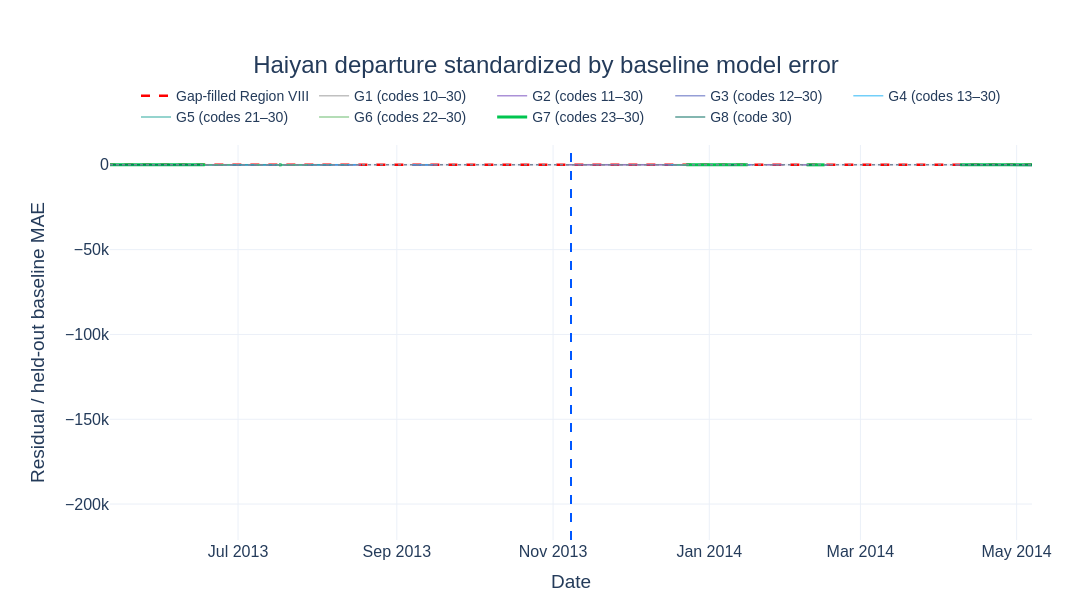

This figure's notebook cell:
### Code cell
# ============================================================
# 11.2 BASELINE-ERROR-STANDARDIZED RESIDUAL COMPARISON
# ============================================================

fig_residuals = go.Figure()

fig_residuals.add_trace(
    go.Scatter(
        x=gap_result.index,
        y=gap_result["standardized_residual"],
        mode="lines",
        name="Gap-filled Region VIII",
        line=dict(
            color=GAP_FILLED_COLOR,
            width=2.5,
            dash="dash",
        ),
        connectgaps=False,
    )
)

for (
    mask_label,
    result,
), color in zip(rq_results.items(), mask_colors):
    fig_residuals.add_trace(
        go.Scatter(
            x=result.index,
            y=result["standardized_residual"],
            mode="lines",
            name=mask_label,
            line=dict(
                color=color,
                width=(3.0 if mask_label == g7_label else 1.5),
            ),
            opacity=(1.0 if mask_label == g7_label else 0.65),
            connectgaps=False,
        )
    )

fig_residuals.add_hline(
    y=0,
    line=dict(
        color=TRAINING_LINE_COLOR,
        width=1.5,
        dash="dot",
    ),
)

fig_residuals.add_vline(
    x=EVENT_DATE.to_pydatetime(),
    line=dict(
        color=EVENT_LINE_COLOR,
        width=2,
        dash="dash",
    ),
)

fig_residuals.update_xaxes(
    range=[
        EVENT_DATE - pd.Timedelta(days=180),
        HAIYAN_METRIC_END,
    ],
    title_text="Date",
)

fig_residuals.update_yaxes(
    title_text="Residual / held-out baseline MAE",
)

fig_residuals.update_layout(
    template="plotly_white",
    paper_bgcolor="rgba(0,0,0,0)",
    plot_bgcolor="white",
    width=1200,
    height=610,
    title=dict(
        text="Haiyan departure standardized by baseline model error",
        x=0.5,
        xanchor="center",
        font=dict(size=24),
    ),
    legend=dict(
        orientation="h",
        yanchor="bottom",
        y=1.03,
        xanchor="center",
        x=0.5,
        font=dict(size=14),
    ),
    font=dict(
        family="Arial",
        size=16,
        color="#243B5A",
    ),
    margin=dict(l=110, r=60, t=145, b=70),
    hovermode="x unified",
)

fig_residuals.show()

### Figure 1 — Plotly figure (JSON) as saved in the notebook; plotly's stock layout.template omitted (floating-point values rounded to 4 significant figures; data arrays with more than 128 entries replaced by an {"elided": "..."} marker saying what was removed)
{"data": [{"connectgaps": false, "line": {"color": "#FF0000", "dash": "dash", "width": 2.5}, "mode": "lines", "name": "Gap-filled Region VIII", "type": "scatter", "x": {"elided": "1025 str values"}, "y": {"elided": "1025 float values"}}, {"connectgaps": false, "line": {"color": "#9E9E9E", "width": 1.5}, "mode": "lines", "name": "G1 (codes 10–30)", "opacity": 0.65, "type": "scatter", "x": {"elided": "1025 str values"}, "y": {"elided": "1025 float values"}}, {"connectgaps": false, "line": {"color": "#7E57C2", "width": 1.5}, "mode": "lines", "name": "G2 (codes 11–30)", "opacity": 0.65, "type": "scatter", "x": {"elided": "1025 str values"}, "y": {"elided": "1025 float values"}}, {"connectgaps": false, "line": {"color": "#5C6BC0", "width": 1.5}, "mode": "lines", "name": "G3 (codes 12–30)", "opacity": 0.65, "type": "scatter", "x": {"elided": "1025 str values"}, "y": {"elided": "1025 float values"}}, {"connectgaps": false, "line": {"color": "#29B6F6", "width": 1.5}, "mode": "lines", "name": "G4 (codes 13–30)", "opacity": 0.65, "type": "scatter", "x": {"elided": "1025 str values"}, "y": {"elided": "1025 float values"}}, {"connectgaps": false, "line": {"color": "#26A69A", "width": 1.5}, "mode": "lines", "name": "G5 (codes 21–30)", "opacity": 0.65, "type": "scatter", "x": {"elided": "1025 str values"}, "y": {"elided": "1025 float values"}}, {"connectgaps": false, "line": {"color": "#66BB6A", "width": 1.5}, "mode": "lines", "name": "G6 (codes 22–30)", "opacity": 0.65, "type": "scatter", "x": {"elided": "1025 str values"}, "y": {"elided": "1025 float values"}}, {"connectgaps": false, "line": {"color": "#00C54F", "width": 3}, "mode": "lines", "name": "G7 (codes 23–30)", "opacity": 1, "type": "scatter", "x": {"elided": "1025 str values"}, "y": {"elided": "1025 float values"}}, {"connectgaps": false, "line": {"color": "#00695C", "width": 1.5}, "mode": "lines", "name": "G8 (code 30)", "opacity": 0.65, "type": "scatter", "x": {"elided": "1025 str values"}, "y": {"elided": "1025 float values"}}], "layout": {"font": {"color": "#243B5A", "family": "Arial", "size": 16}, "height": 610, "hovermode": "x unified", "legend": {"font": {"size": 14}, "orientation": "h", "x": 0.5, "xanchor": "center", "y": 1.03, "yanchor": "bottom"}, "margin": {"b": 70, "l": 110, "r": 60, "t": 145}, "paper_bgcolor": "rgba(0,0,0,0)", "plot_bgcolor": "white", "shapes": [{"line": {"color": "#7A869A", "dash": "dot", "width": 1.5}, "type": "line", "x0": 0, "x1": 1, "xref": "x domain", "y0": 0, "y1": 0, "yref": "y"}, {"line": {"color": "#0057FF", "dash": "dash", "width": 2}, "type": "line", "x0": "2013-11-08T00:00:00", "x1": "2013-11-08T00:00:00", "xref": "x", "y0": 0, "y1": 1, "yref": "y domain"}], "title": {"font": {"size": 24}, "text": "Haiyan departure standardized by baseline model error", "x": 0.5, "xanchor": "center"}, "width": 1200, "xaxis": {"range": ["2013-05-12T00:00:00", "2014-05-07T00:00:00"], "title": {"text": "Date"}}, "yaxis": {"title": {"text": "Residual / held-out baseline MAE"}}}}
